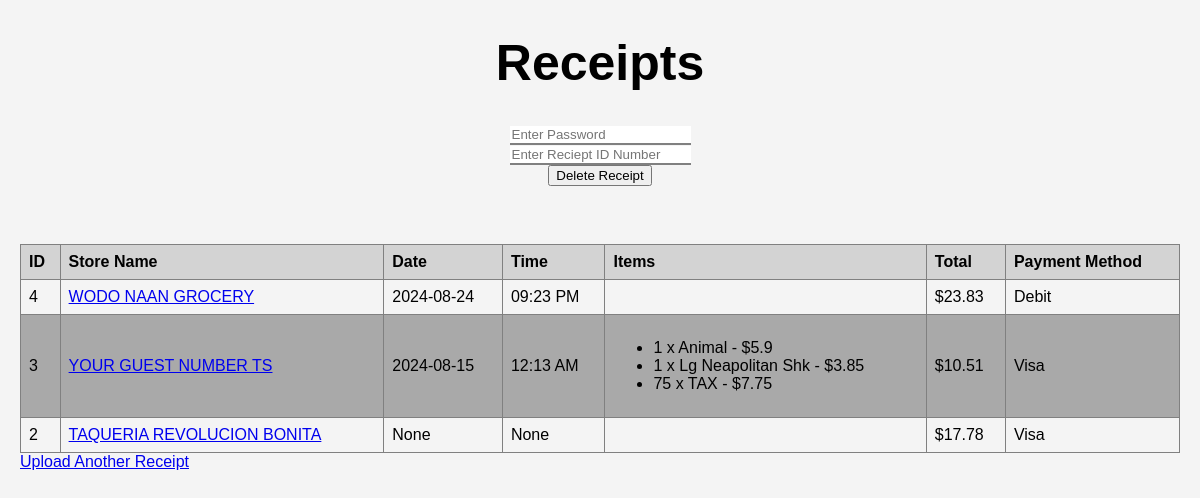
Page /receipts on the committed database.
### app.py (models this page shows)
class Receipt(Base):
    __tablename__ = 'receipts'
    id = Column(Integer, primary_key=True)
    store_name = Column(String)
    date = Column(String)
    time = Column(String)
    total = Column(Float)
    payment_method = Column(String)
    filepath = Column(String)
    items = relationship("Item", back_populates="receipt", cascade="all, delete-orphan")

class Item(Base):
    __tablename__ = 'items'
    item_id = Column(Integer, primary_key=True)
    receipt_id = Column(Integer, ForeignKey('receipts.id'))
    name = Column(String)
    quantity = Column(Integer)
    price = Column(Float)
    receipt = relationship("Receipt", back_populates="items")

### app.py (the view)
@app.route('/receipts')
def show_receipts():
    receipts = session.query(Receipt).all()
    return render_template('results.html', receipts=receipts)

### templates/results.html (shortened to what this page needs)
<!DOCTYPE html>
<html lang="en">
<head>
    <link rel="stylesheet" href="{{ url_for('static', filename='style.css') }}">
</head>
<body>
    <h1 class="center">Receipts</h1>
    <form action="/delete/" method="POST">
        <input type="password" name="password" placeholder="Enter Password" required>
        <br/>
        <input type="number" name="receipt_id" placeholder="Enter Reciept ID Number" required>
        <br/>
        <button type="submit">Delete Receipt</button>
    </form>
    <br/>
    <table>
        <tr>
            <th>ID</th>
            <th>Store Name</th>
            <th>Date</th>
            <th>Time</th>
            <th>Items</th>
            <th>Total</th>
            <th>Payment Method</th>
        </tr>
        {% for receipt in receipts|reverse %}
        <tr>
            <td>{{ receipt.id }}</td>
            <td><a href={{ "display_image/"+receipt.id|string }}>{{ receipt.store_name }}</a></td>
            <td>{{ receipt.date }}</td>
            <td>{{ receipt.time }}</td>
            <td>
                <ul>
                    {% for item in receipt.items %}
                    <li>{{ item.quantity }} x {{ item.name }} - ${{ item.price }}</li>
                    {% endfor %}
                </ul>
            </td>
            <td>${{ receipt.total }}</td>
            <td>{{ receipt.payment_method }}</td>
        </tr>
        {% endfor %}
    </table>
    <a href="{{ url_for('index') }}">Upload Another Receipt</a>
</body>
</html>

### static/style.css (style rules this page uses)
body { font-family: Arial, sans-serif; margin: 20px; background-color:#f4f4f4; }
h1 { font-size: 50px; color: black; }
form { text-align: center; width: 100%; margin-bottom: 20px; }
table { width: 100%; border-collapse: collapse; margin-top: 20px; }
table, th, td { border: 1px solid grey; }
th, td { padding: 8px; text-align: left; }
tr:nth-child(odd) { background-color: darkgray; }
th { background-color: lightgray; }
input[type=password], input[type=number] { border: none; border-bottom: 2px solid gray; }
.center { text-align: center; }

### rows in the picture
Receipt: id "4", store_name "WODO NAAN GROCERY", date "2024-08-24", time "09:23 PM", total "23.83", payment_method "Debit"
Receipt: id "3", store_name "YOUR GUEST NUMBER TS", date "2024-08-15", time "12:13 AM", total "10.51", payment_method "Visa"
Item: quantity "1", name "Animal", price "5.9"
Item: quantity "1", name "Lg Neapolitan Shk", price "3.85"
Item: quantity "75", name "TAX", price "7.75"
Receipt: id "2", store_name "TAQUERIA REVOLUCION BONITA", date "None", time "None", total "17.78", payment_method "Visa"
